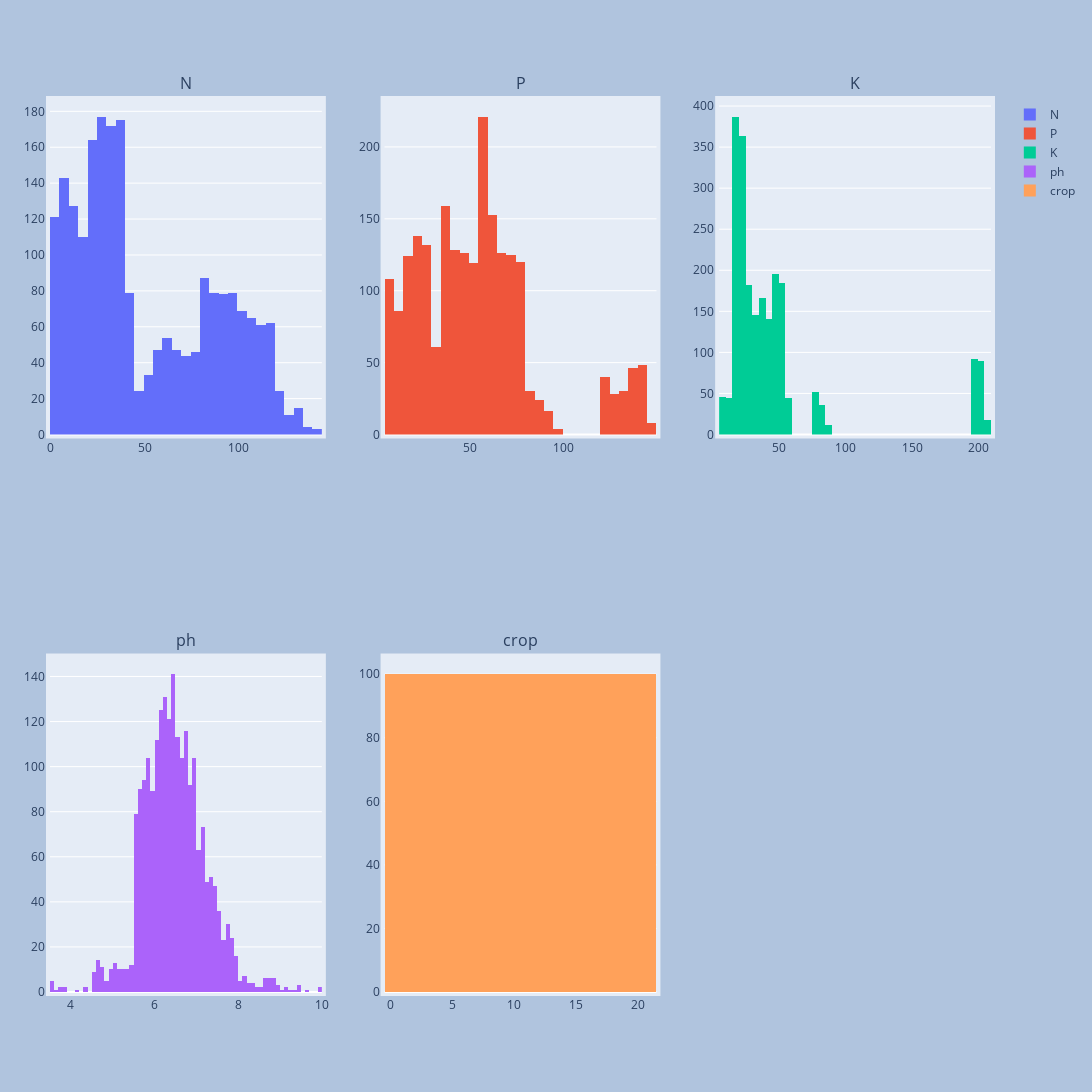

The code cell stored with this chart in its notebook:
### Code cell
make_histograms(crops_encoded, 3)

### Figure 1 — Plotly figure (JSON) as saved in the notebook; plotly's stock layout.template omitted (floating-point values rounded to 4 significant figures; data arrays with more than 128 entries replaced by an {"elided": "..."} marker saying what was removed)
{"data": [{"name": "N", "type": "histogram", "x": {"elided": "2200 int values"}, "xaxis": "x", "yaxis": "y"}, {"name": "P", "type": "histogram", "x": {"elided": "2200 int values"}, "xaxis": "x2", "yaxis": "y2"}, {"name": "K", "type": "histogram", "x": {"elided": "2200 int values"}, "xaxis": "x3", "yaxis": "y3"}, {"name": "ph", "type": "histogram", "x": {"elided": "2200 float values"}, "xaxis": "x4", "yaxis": "y4"}, {"name": "crop", "type": "histogram", "x": {"elided": "2200 int values"}, "xaxis": "x5", "yaxis": "y5"}], "layout": {"annotations": [{"font": {"size": 16}, "showarrow": false, "text": "N", "x": 0.1444, "xanchor": "center", "xref": "paper", "y": 1.005, "yanchor": "bottom", "yref": "paper"}, {"font": {"size": 16}, "showarrow": false, "text": "P", "x": 0.5, "xanchor": "center", "xref": "paper", "y": 1.005, "yanchor": "bottom", "yref": "paper"}, {"font": {"size": 16}, "showarrow": false, "text": "K", "x": 0.8556, "xanchor": "center", "xref": "paper", "y": 1.005, "yanchor": "bottom", "yref": "paper"}, {"font": {"size": 16}, "showarrow": false, "text": "ph", "x": 0.1444, "xanchor": "center", "xref": "paper", "y": 0.38, "yanchor": "bottom", "yref": "paper"}, {"font": {"size": 16}, "showarrow": false, "text": "crop", "x": 0.5, "xanchor": "center", "xref": "paper", "y": 0.38, "yanchor": "bottom", "yref": "paper"}], "autosize": false, "height": 2000, "margin": {"b": 100, "l": 50, "pad": 4, "r": 50, "t": 100}, "paper_bgcolor": "LightSteelBlue", "width": 1200, "xaxis": {"anchor": "y", "domain": [0, 0.2889]}, "xaxis2": {"anchor": "y2", "domain": [0.3556, 0.6444]}, "xaxis3": {"anchor": "y3", "domain": [0.7111, 1]}, "xaxis4": {"anchor": "y4", "domain": [0, 0.2889]}, "xaxis5": {"anchor": "y5", "domain": [0.3556, 0.6444]}, "xaxis6": {"anchor": "y6", "domain": [0.7111, 1]}, "yaxis": {"anchor": "x", "domain": [0.625, 1]}, "yaxis2": {"anchor": "x2", "domain": [0.625, 1]}, "yaxis3": {"anchor": "x3", "domain": [0.625, 1]}, "yaxis4": {"anchor": "x4", "domain": [0, 0.375]}, "yaxis5": {"anchor": "x5", "domain": [0, 0.375]}, "yaxis6": {"anchor": "x6", "domain": [0, 0.375]}}}
